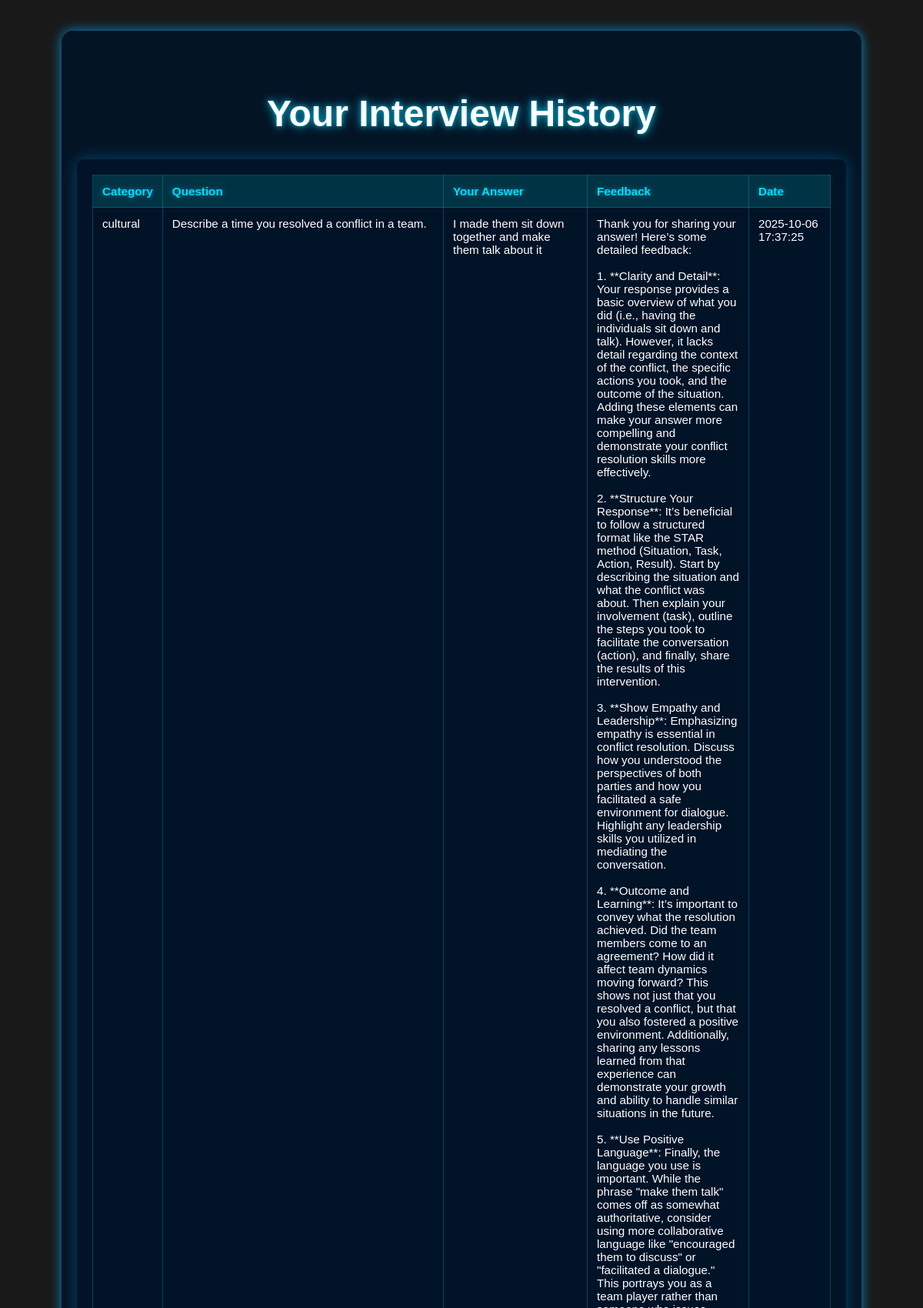
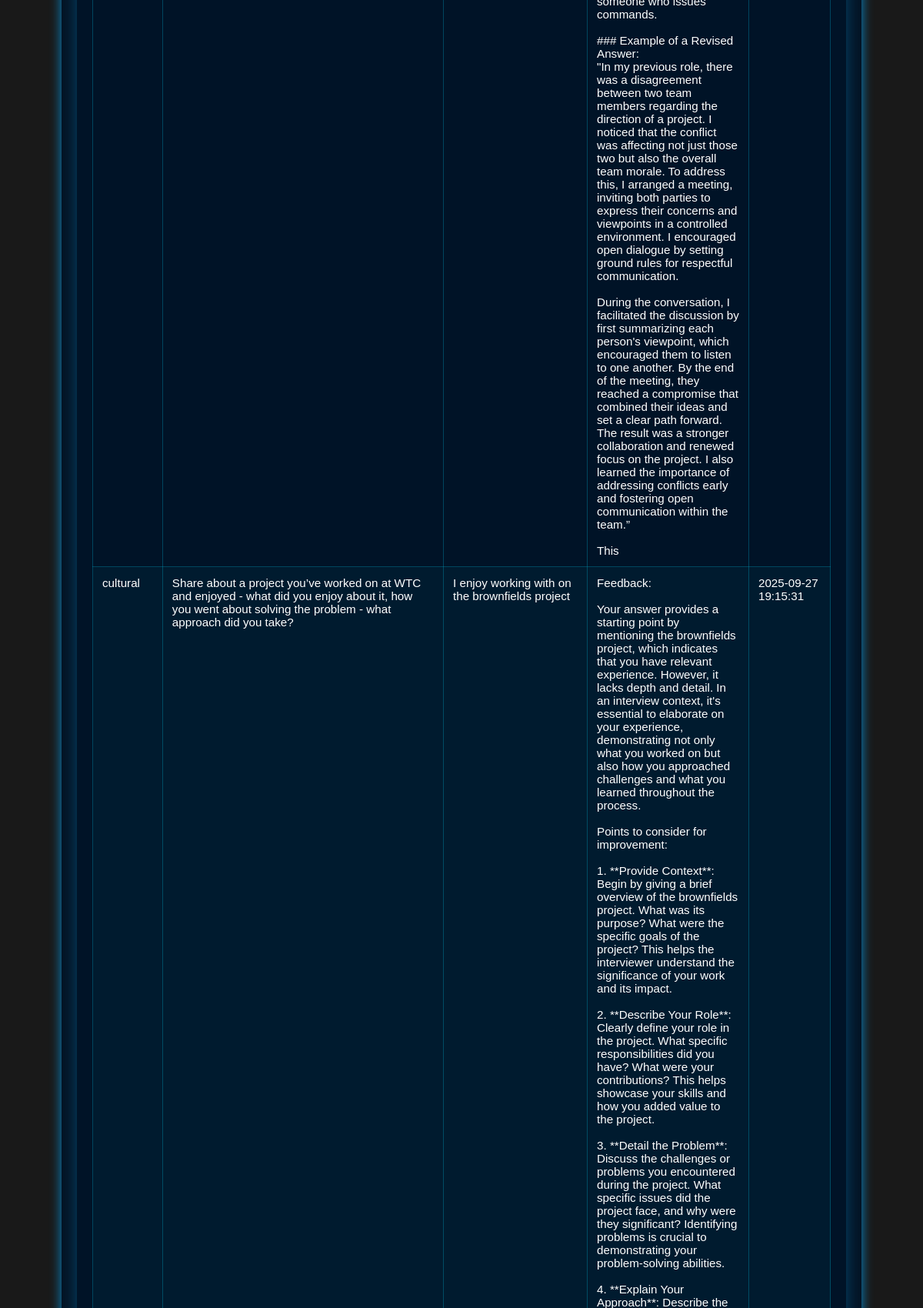
The app's page /show_history (signed in, upper part) with its own data (2 pictures, top to bottom).
### tables this page shows
CREATE TABLE interviews (
                id INTEGER PRIMARY KEY AUTOINCREMENT,
                username TEXT NOT NULL,
                category TEXT NOT NULL,
                question TEXT NOT NULL,
                answer TEXT NOT NULL,
                feedback TEXT NOT NULL,
                timestamp DATETIME DEFAULT CURRENT_TIMESTAMP
            );

### app.py (the view)
@app.route('/show_history')
def show_history():
    username = session.get('username')
    if not username:
        flash("You must be logged in to view your interview history.", "error")
        return redirect(url_for('login'))
    db = get_db()
    cursor = db.execute('''
        SELECT category, question, answer, feedback, timestamp
        FROM interviews
        WHERE username = ?
        ORDER BY timestamp DESC
    ''', (username,))
    interviews = cursor.fetchall()
    return render_template("show_history.html", interviews=interviews)

### app.py (called while the page is built)
def get_db():
    db = getattr(g, '_database', None)
    if db is None:
        db = g._database = sqlite3.connect(DATABASE)
        db.row_factory = sqlite3.Row
    return db

@app.teardown_appcontext
def close_connection(exception):
    db = getattr(g, '_database', None)
    if db is not None:
        db.close()

### templates/show_history.html (shortened to what this page needs)
<!DOCTYPE html>
<html>
<head>
    <link rel="stylesheet" href="{{ url_for('static', filename='css/styles-1.css') }}" />
</head>
<body>
   <!DOCTYPE html>
<html>
<head>
    <link rel="stylesheet" href="{{ url_for('static', filename='css/styles-1.css') }}" />
</head>
<body>
    <div class="container">
        <h1>Your Interview History</h1>
        {% if interviews %}
            <div class="history-table-container">
                <table class="history-table">
                    <thead>
                        <tr>
                            <th>Category</th>
                            <th>Question</th>
                            <th>Your Answer</th>
                            <th>Feedback</th>
                            <th>Date</th>
                        </tr>
                    </thead>
                    <tbody>
                        {% for i in interviews %}
                            <tr>
                                <td>{{ i.category }}</td>
                                <td>{{ i.question }}</td>
                                <td>{{ i.answer }}</td>
                                <td class="feedback-cell">{{ i.feedback }}</td>
                                <td>{{ i.timestamp }}</td>
                            </tr>
                        {% endfor %}
                    </tbody>
                </table>
            </div>
        {% else %}
            <p>No interview history available yet.</p>
        {% endif %}
    </div>
</body>
</html>

### static/css/styles-1.css (style rules this page uses)
body, html { margin: 0; padding: 0; width: 100%; height: 100%; font-family: Arial, sans-serif; overflow-x: hidden; color: white; position: relative; }
body::before { content: ''; position: fixed; top: 0; left: 0; width: 100%; height: 100%; background: rgba(0, 0, 0, 0.9); backdrop-filter: blur(30px); -webkit-backdrop-filter: blur(30px); z-index: -1; }
.container { text-align: center; padding: 60px 20px; max-width: 600px; background: rgba(0, 20, 40, 0.85); border-radius: 15px; box-shadow: 0 0 15px #00aaffcc; color: white; margin: 40px auto; }
h1 { margin-top: 20px; font-size: 3rem; color: white; text-shadow: 0 0 6px #0099bb, 0 0 14px #0099bb; }
.history-table-container { overflow-x: auto; margin-top: 30px; background: rgba(0, 20, 40, 0.8); padding: 20px; border-radius: 10px; box-shadow: 0 0 20px #00aaff55; }
.history-table { width: 100%; border-collapse: collapse; color: white; font-size: 0.95em; table-layout: auto; }
.history-table th, .history-table td { border: 1px solid #00aacc55; padding: 12px; vertical-align: top; text-align: left; }
.history-table th { background-color: #003344; color: #00ddff; font-weight: bold; text-shadow: 0 0 6px #00aaccaa; }
.history-table tr:nth-child(even) { background-color: rgba(0, 40, 60, 0.4); }
.feedback-cell { max-width: 400px; white-space: pre-wrap; word-wrap: break-word; }
.container { max-width: 1000px; }

### records on screen
interviews: category "cultural", question "Describe a time you resolved a conflict in a team.", answer "I made them sit down together and make them talk about it", feedback "Thank you for sharing your answer! Here’s some detailed feedback: 1. **Clarity and Detail**: Your response provides a basic overview of what you did (i.e., having the individuals sit down and talk). However, it lacks detail regarding the context of the conflict, the specific actions you took, and the outcome of the situation. Adding these elements can make your answer more compelling and demonstrate your conflict resolution skills more effectively. 2. **Structure Your Response**: It’s beneficial to follow a structured format like the STAR method (Situation, Task, Action, Result). Start by describing the situation and what the conflict was about. Then explain your involvement (task), outline…", timestamp "2025-10-06 17:37:25"
interviews: category "cultural", question "Share about a project you’ve worked on at WTC and enjoyed - what did you enjoy about it, how you went about solving the problem - what approach did you take?", answer "I enjoy working with on the brownfields project", timestamp "2025-09-27 19:15:31"
